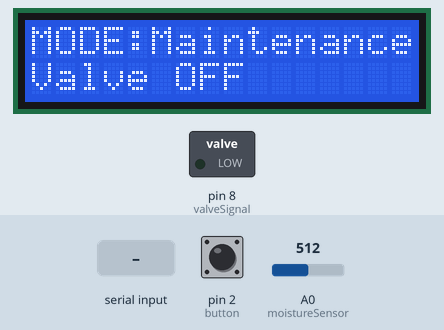
Recording of a sketch running on a simulated Arduino Uno, built with avr-gcc and run on an emulated ATmega328P. On the bench: 16×2 character LCD, switched loads named in the sketch (green lamp = pin HIGH). Inputs (shaded band) come from the test bench; at power-on: pin 2 (button) HIGH, A0 (moistureSensor) = 512. What the sketch prints to the serial monitor is not drawn.

Above: at 1.4 s.
1.5 s: pin 2 (button) pulled LOW for 0.15 s
At 2.1 s:
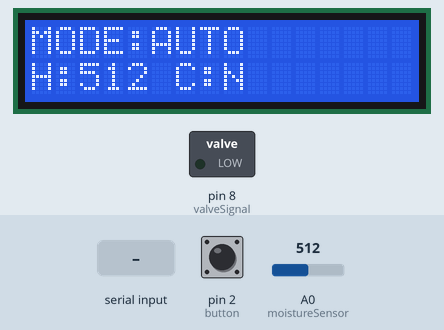
4.6 s: A0 (moistureSensor) set to 891
At 5.4 s:
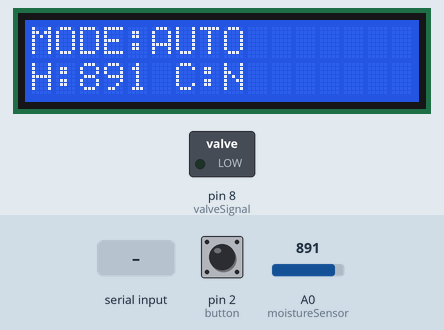
7.6 s: A0 (moistureSensor) set to 918
At 8.8 s:
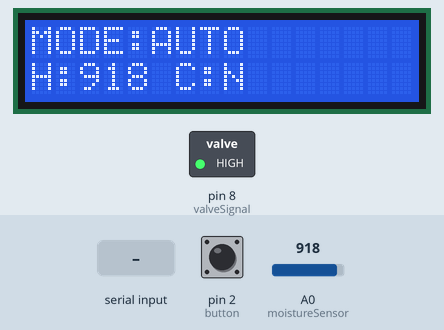
10.6 s: "manual\n" received over Serial
At 11.0 s:
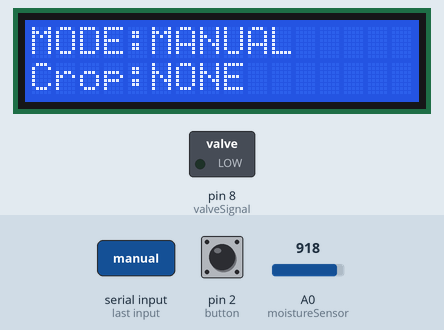
13.6 s: "beans\n" received over Serial
At 14.7 s:
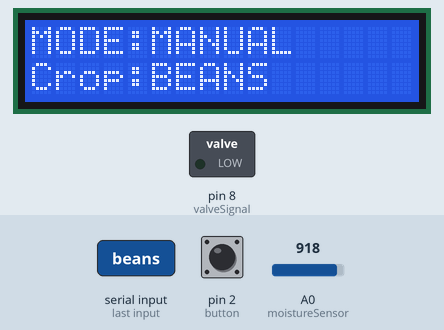
16.6 s: "auto\n" received over Serial
At 17.6 s:
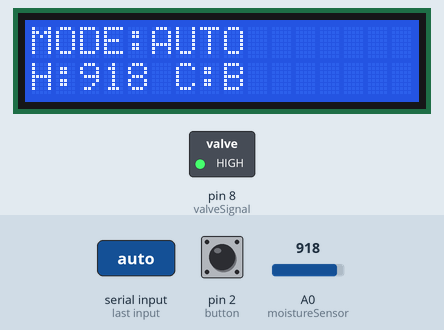
Timing chart, 0 to 19.6 s (numbered marks = the images above; inputs shaded):
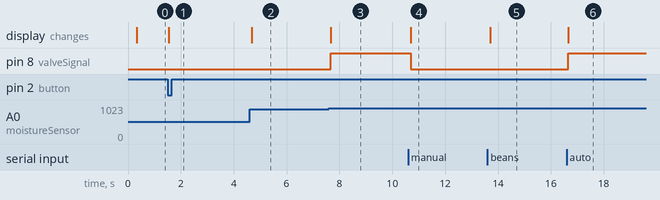

Measured:
- the behaviour switches between 900 and 901 on A0 (moistureSensor) (found by bisection; images 2 and 3)
- after the input at 1.5 s, the display: changes after 0.05 s (image 1)
- after the input at 4.6 s, the display: changes after 0.08 s (image 2)
- after the input at 7.6 s, pin 8 (valveSignal): LOW → HIGH after 0.07 s; the display: changes after 0.07 s (image 3)
- after the input at 10.6 s, pin 8 (valveSignal): HIGH → LOW after 0.10 s; the display: changes after 0.10 s (image 4)
- after the input at 13.6 s, the display: changes after 0.11 s (image 5)
- after the input at 16.6 s, pin 8 (valveSignal): LOW → HIGH after 0.06 s; the display: changes after 0.06 s (image 6)

The sketch:

MY_FINAL_PROJECT.ino
```cpp
#include <Wire.h>
#include <LiquidCrystal_I2C.h>
#include "irrigation.h"

LiquidCrystal_I2C lcd(0x27, 16, 2);


unsigned long currentTime = 0;
unsigned long prevTime = 0;

const int valveSignal = 8;
const int button = 2;
const int moistureSensor = A0;

volatile bool buttonStatus = false;
bool manualActive = false; //manual mode menu flag

String inputString = "";
Mode mode;
Command cmd;
State currentState = MAINTENANCE;
Valve valve;
Sensors sensor;


Crop currentCrop = NONE_CROP;

//boolean flags in case user types water or stop
bool waterNow = false;
bool stopWater = false;

//non blocking
bool manualWatering = false;
unsigned long manualWaterStart = 0;
const unsigned long MANUAL_PULSE_MS = 5000; //NEW: how long a single "water" command runs the valve for - adjust to taste


void buttonInterrupt()
{
  buttonStatus = true;
}

//NEW: small helper just for turning a Crop value into readable text for the LCD/Bluetooth
//output. Not a class since it doesn't hold any state or belong to one particular module -
//it's the same kind of plain helper style as buttonInterrupt() above.
String cropName(Crop c)
{
  switch(c)
  {
    case BEANS:
     return "BEANS";

    case PEPPERS:
     return "PEPPERS";

    case TOMATOES:
      return "TOMATOES";

    default:
      return "NONE";
  }
}

void lcdDisplay(State,int moisture)
{
lcd.setCursor(0,0);
    lcd.print("MODE:");
    lcd.print("              ");
  	lcd.setCursor(5,0);
	if(currentState == AUTO)
    {
      lcd.print("AUTO");
      lcd.setCursor(0,1);
      lcd.print("          ");
      lcd.setCursor(0,1);
      lcd.print("H:");
      lcd.print(moisture);
      lcd.print(" C:");
      lcd.print(cropName(currentCrop)[0]); //NEW: show the first letter of the selected crop (B/P/T/N) - the 16x2 LCD doesn't have room for the full word next to the moisture reading

      //NEW: telemetry now goes out every AUTO loop, same as before, just with mode+crop added
      //so the Bluetooth app has more context than a bare number.
      Serial.print("AUTO,");
      Serial.print(cropName(currentCrop));
      Serial.print(",moisture=");
      Serial.println(moisture);
    }

     else if(currentState == MANUAL)
     {
      	lcd.setCursor(0,1);
   	  	lcd.print("            ");
      	lcd.setCursor(5,0);
        lcd.print("MANUAL");

        //NEW: MANUAL used to show nothing on line 2 at all. Now it shows the selected crop
        //and whether a manual watering pulse is currently running, matching what AUTO shows.
        lcd.setCursor(0,1);
        if(manualWatering)
        {
          lcd.print("WATERING...   ");
        }
        else
        {
          lcd.print("Crop:");
          lcd.print(cropName(currentCrop));
          lcd.print("   ");
        }

        //NEW: MANUAL previously sent nothing over Serial - this fills the gap so the Bluetooth
        //app/data log stays current no matter which mode you're in (Technical Concept #9).
        Serial.print("MANUAL,");
        Serial.print(cropName(currentCrop));
        Serial.print(",moisture=");
        Serial.print(moisture);
        Serial.print(",watering=");
        Serial.println(manualWatering ? "yes" : "no");
     }
     else if (currentState == MAINTENANCE)
    {
      lcd.print("Maintenance");

      lcd.setCursor(0, 1);
      lcd.print("Valve OFF     ");

      valve.valveClose(valveSignal); //NEW: MAINTENANCE printed "Valve OFF" before but never actually guaranteed the valve was closed - this makes sure it really is, every loop while in this mode

      Serial.println("MAINTENANCE");
    }
}


void setup()
{
  Serial.begin(9600);
  pinMode(valveSignal,OUTPUT);
  pinMode(button,INPUT_PULLUP);
  attachInterrupt(digitalPinToInterrupt(button), buttonInterrupt, FALLING);
  pinMode(moistureSensor,INPUT);
  lcd.clear();
  delay(200); //delay for LCD startup
  lcd.backlight();
  lcd.begin(16,2);
  lcd.print("AUTO IRRIGATION");
  lcd.setCursor(0,1);
  lcd.print("    SYSTEM    ");
  // put your setup code here, to run once:

}

void loop()
 {
  currentTime = millis();
  int moisture = sensor.moistureValue(moistureSensor);
  cmd.setWithSerial(inputString,currentState,manualActive,currentCrop,waterNow,stopWater);

  if(buttonStatus)
  {
    mode.toggleMode(currentState);
    buttonStatus = false;
  }

  lcdDisplay(currentState, moisture);

  if(prevTime - currentTime) {
    if(currentState == AUTO)
    {
      valve.valveAuto(moisture, valve.cropThreshold(currentCrop), valveSignal);
    }
    else
    {

      valve.valveClose(valveSignal);
    }

    //NEW: manual watering handling. Mirrors the non-blocking pattern used for AUTO: no delay(),
    //just checking millis() against a stored start time each loop.
    if(currentState == MANUAL)
    {
      if(waterNow && !manualWatering)
      {
        valve.valveOpen(valveSignal);
        manualWatering = true;
        manualWaterStart = currentTime;
        waterNow = false; //consume the one-shot request from Command
      }

      if(stopWater && manualWatering)
      {
        valve.valveClose(valveSignal);
        manualWatering = false;
        stopWater = false; //consume the one-shot request from Command
      }

      if(manualWatering && (currentTime - manualWaterStart >= MANUAL_PULSE_MS))
      {
        valve.valveClose(valveSignal);
        manualWatering = false;
      }
    }
    else if(manualWatering)
    {
      //NEW: safety net - if the mode changes away from MANUAL mid-pulse (button interrupt,
      //Bluetooth "auto"/"maintenance" command, etc.), don't leave the valve running unattended
      valve.valveClose(valveSignal);
      manualWatering = false;
    }
  }
 }
```

irrigation.cpp
```cpp
#include "irrigation.h"
//--------------VALVE ACCESS MEMBERS ----------------/
void Valve::valveOpen(int v)
{
  digitalWrite(v,HIGH);
}

void Valve::valveClose(int v)
{
  digitalWrite(v,LOW);
}


void Valve::valveAuto(int reading,int Threshold,int v)
{

  if(reading > Threshold)
  {
  	valveOpen(v);
  }
  else
  {
    valveClose(v);
  }

}

int Valve::cropThreshold(Crop crop)
{
  switch(crop)
  {
    case BEANS:
      return 850;
    case PEPPERS:
      return 800;
    case TOMATOES:
      return 900;
    default:
      return 900;
  }
}

//--------------MODE ACCESS MEMBERS ----------------/
void Mode::setAuto(State &currentState)
{

	currentState = AUTO;

}

void Mode::setManual(State &currentState)
{
	currentState = MANUAL;
}

void Mode::setMaintenance(State &currentState)
{
	currentState = MAINTENANCE;
}


void Mode::toggleMode(State &currentState){
  switch(currentState)
    {
      case AUTO:
        setManual(currentState);
        break;
      case MANUAL:
        setMaintenance(currentState);
        break;
      case MAINTENANCE:
        setAuto(currentState);
        break;
    }
}

//--------------COMMAND ACCESS MEMBERS ----------------/

void Command::setWithSerial(String &inputString, State &currentState, bool &manualMenuActive, Crop &currentCrop, bool &waterNow, bool &stopWater)
{
  bool stringComplete = false;

  while (Serial.available() > 0)
  {
    char c = Serial.read();

    if (c == '\n' || c == '\r')
    {
      stringComplete = true;
    }
    else
    {
      inputString += c;
    }
  }

  inputString.trim();
  inputString.toLowerCase();

  if (inputString == "auto")
  {
    currentState = AUTO;
    manualMenuActive = false;

    Serial.println("Mode set to AUTO");
    inputString = "";
  }
  else if (inputString == "manual")
  {
    currentState = MANUAL;
    manualMenuActive = true;

    Serial.println("Mode set to MANUAL");
    Serial.println("Choose by typing:");
    Serial.println("beans");
    Serial.println("peppers");
    Serial.println("tomatoes");

    inputString = "";
  }
  else if (inputString == "maintenance")
  {
    currentState = MAINTENANCE;
    manualMenuActive = false;

    Serial.println("Mode set to MAINTENANCE");
    inputString = "";
  }
  else if (manualMenuActive == true && currentState == MANUAL && inputString == "beans")
  {
    currentCrop = BEANS;
    Serial.println("Beans selected.");
    Serial.println("Type 'water' to start manual watering, or switch to AUTO.");

    inputString = "";
  }
  else if (manualMenuActive == true && currentState == MANUAL && inputString == "peppers")
  {
    currentCrop = PEPPERS; //NEW
    Serial.println("Peppers selected.");
    Serial.println("Type 'water' to start manual watering, or switch to AUTO."); //NEW

    inputString = "";
  }
  else if (manualMenuActive == true && currentState == MANUAL && inputString == "tomatoes")
  {
    currentCrop = TOMATOES; //NEW
    Serial.println("Tomatoes selected.");
    Serial.println("Type 'water' to start manual watering, or switch to AUTO."); //NEW

    inputString = "";
  }
  else if (manualMenuActive == true && currentState == MANUAL && inputString == "water")

  {
    if (currentCrop == NONE_CROP)
    {
      Serial.println("No crop selected yet. Choose beans, peppers, or tomatoes first.");
    }
    else
    {
      waterNow = true; //NEW: one-shot flag - MY_FINAL_PROJECT.ino sees this, starts the timed watering pulse, and clears it back to false
      Serial.println("Manual watering started.");
    }

    inputString = "";
  }
  else if (currentState == MANUAL && inputString == "stop")

  {
    stopWater = true; //NEW: one-shot flag - MY_FINAL_PROJECT.ino sees this, closes the valve, and clears it back to false
    Serial.println("Manual watering stopped.");

    inputString = "";
  }
  else if (stringComplete && inputString.length() > 0)
  {
    Serial.print("Unknown command: ");
    Serial.println(inputString);

    if (currentState == MANUAL && manualMenuActive == true)
    {
      Serial.println("Still in MANUAL mode.");
      Serial.println("Choose: beans, peppers, or tomatoes");
    }

    inputString = "";
  }
}

//--------------SENSOR ACCESS MEMBERS ----------------/

int Sensors::moistureValue(int analogPin)
{
  int read = constrain(analogRead(analogPin),0,1023);
  return read;
}
```

irrigation.h
```cpp
#ifndef IRRIGATION_HEADER_
#define IRRIGATION_HEADER_

#include <Arduino.h>
enum State { AUTO=1, MANUAL, MAINTENANCE};

//enumerated list for state machine
enum Crop { NONE_CROP=0, BEANS, PEPPERS, TOMATOES };


class Valve
{
  public:
  	void valveOpen(int);
	void valveClose(int);
  	void valveAuto(int,int,int);
  	int cropThreshold(Crop); //NEW: returns the moisture threshold for a given crop, used by valveAuto() instead of a hardcoded number
};

class Mode
{
  public:
  	void setAuto(State&);
  	void setManual(State&);
  	void setMaintenance(State&);
	void toggleMode(State&);
};

class Command
{
	public:
 		 void setWithSerial(String&,State&,bool&,Crop&,bool&,bool&);
};

class Sensors
{
	public:
		int moistureValue(int);

};

#endif
```
